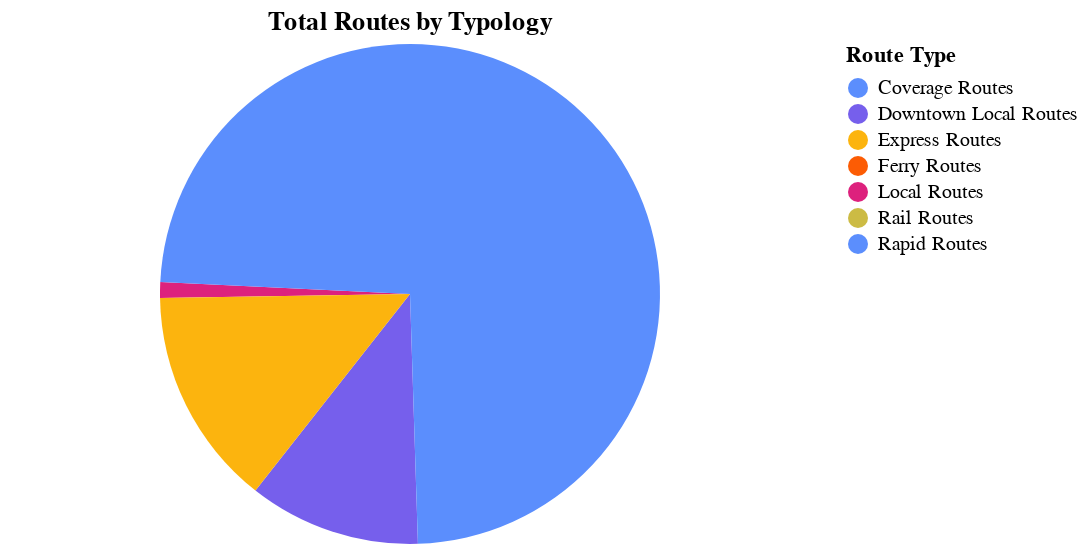

Here is the notebook cell this chart was saved with:
### Code cell
try:
    display(_report_operator_visuals.route_typology_chart(profile_df))
except:
    display(
        Markdown(f"""{portfolio_name} doesn't have route typology data available.""")
    )

### Figure 1 — Vega-Lite specification as saved in the notebook (floating-point values rounded to 4 significant figures)
{"config": {"view": {"continuousWidth": 300, "continuousHeight": 300}}, "data": {"name": "data-ef7cb9d6c516e9fa79d80dfb5a23a14a"}, "mark": {"type": "arc"}, "encoding": {"color": {"field": "Route Type", "scale": {"range": ["#5b8efd", "#765fec", "#fcb40e", "#fc5c04", "#dd217d", "#ccbb44"]}, "title": "Route Type", "type": "nominal"}, "theta": {"field": "Total Routes", "type": "quantitative"}, "tooltip": [{"field": "Route Type", "type": "nominal"}, {"field": "Total Routes", "type": "quantitative"}]}, "height": 250, "title": {"text": "Total Routes by Typology"}, "width": 400, "$schema": "https://vega.github.io/schema/vega-lite/v5.20.1.json", "datasets": {"data-ef7cb9d6c516e9fa79d80dfb5a23a14a": [{"Route Type": "Downtown Local Routes", "Total Routes": 539}, {"Route Type": "Local Routes", "Total Routes": 49}, {"Route Type": "Coverage Routes", "Total Routes": 2401}, {"Route Type": "Rapid Routes", "Total Routes": 1176}, {"Route Type": "Express Routes", "Total Routes": 686}, {"Route Type": "Rail Routes", "Total Routes": 0}, {"Route Type": "Ferry Routes", "Total Routes": 0}]}}
